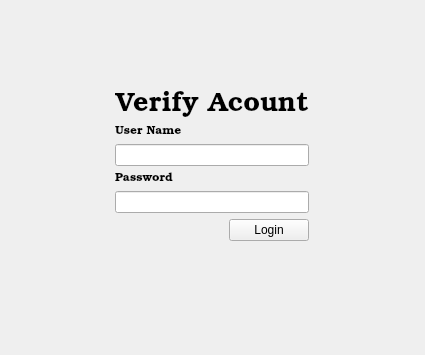
<?xml version="1.0" encoding="UTF-8"?>
<ui version="4.0">
 <class>Form</class>
 <widget class="QWidget" name="Form">
  <property name="geometry">
   <rect>
    <x>0</x>
    <y>0</y>
    <width>425</width>
    <height>355</height>
   </rect>
  </property>
  <property name="windowTitle">
   <string>Form</string>
  </property>
  <layout class="QVBoxLayout" name="verticalLayout_2">
   <item>
    <widget class="QWidget" name="widget" native="true">
     <layout class="QGridLayout" name="gridLayout">
      <item row="0" column="0">
       <widget class="QWidget" name="widget_2" native="true">
        <property name="sizePolicy">
         <sizepolicy hsizetype="Maximum" vsizetype="Preferred">
          <horstretch>20</horstretch>
          <verstretch>20</verstretch>
         </sizepolicy>
        </property>
        <layout class="QVBoxLayout" name="verticalLayout">
         <item>
          <spacer name="verticalSpacer">
           <property name="orientation">
            <enum>Qt::Vertical</enum>
           </property>
           <property name="sizeHint" stdset="0">
            <size>
             <width>20</width>
             <height>250</height>
            </size>
           </property>
          </spacer>
         </item>
         <item>
          <widget class="QLabel" name="label">
           <property name="font">
            <font>
             <family>URW Bookman</family>
             <pointsize>20</pointsize>
            </font>
           </property>
           <property name="text">
            <string>Verify Acount</string>
           </property>
           <property name="alignment">
            <set>Qt::AlignCenter</set>
           </property>
          </widget>
         </item>
         <item>
          <widget class="QLabel" name="lbl_user">
           <property name="font">
            <font>
             <family>URW Bookman</family>
            </font>
           </property>
           <property name="frameShape">
            <enum>QFrame::NoFrame</enum>
           </property>
           <property name="text">
            <string>User Name</string>
           </property>
           <property name="alignment">
            <set>Qt::AlignBottom|Qt::AlignLeading|Qt::AlignLeft</set>
           </property>
          </widget>
         </item>
         <item>
          <widget class="QLineEdit" name="input_users"/>
         </item>
         <item>
          <widget class="QLabel" name="lbl_pass">
           <property name="font">
            <font>
             <family>URW Bookman</family>
            </font>
           </property>
           <property name="text">
            <string>Password</string>
           </property>
           <property name="alignment">
            <set>Qt::AlignBottom|Qt::AlignLeading|Qt::AlignLeft</set>
           </property>
          </widget>
         </item>
         <item>
          <widget class="QLineEdit" name="input_pass">
           <property name="sizeIncrement">
            <size>
             <width>20</width>
             <height>10</height>
            </size>
           </property>
          </widget>
         </item>
         <item>
          <widget class="QPushButton" name="pb_login">
           <property name="sizePolicy">
            <sizepolicy hsizetype="Maximum" vsizetype="Fixed">
             <horstretch>0</horstretch>
             <verstretch>0</verstretch>
            </sizepolicy>
           </property>
           <property name="sizeIncrement">
            <size>
             <width>10</width>
             <height>10</height>
            </size>
           </property>
           <property name="layoutDirection">
            <enum>Qt::RightToLeft</enum>
           </property>
           <property name="text">
            <string>Login</string>
           </property>
           <property name="iconSize">
            <size>
             <width>5</width>
             <height>16</height>
            </size>
           </property>
          </widget>
         </item>
         <item>
          <widget class="QLabel" name="lbl_tes">
           <property name="font">
            <font>
             <family>Yrsa</family>
            </font>
           </property>
           <property name="text">
            <string/>
           </property>
          </widget>
         </item>
         <item>
          <spacer name="verticalSpacer_2">
           <property name="orientation">
            <enum>Qt::Vertical</enum>
           </property>
           <property name="sizeType">
            <enum>QSizePolicy::Maximum</enum>
           </property>
           <property name="sizeHint" stdset="0">
            <size>
             <width>20</width>
             <height>250</height>
            </size>
           </property>
          </spacer>
         </item>
        </layout>
       </widget>
      </item>
     </layout>
    </widget>
   </item>
  </layout>
 </widget>
 <resources/>
 <connections/>
</ui>
